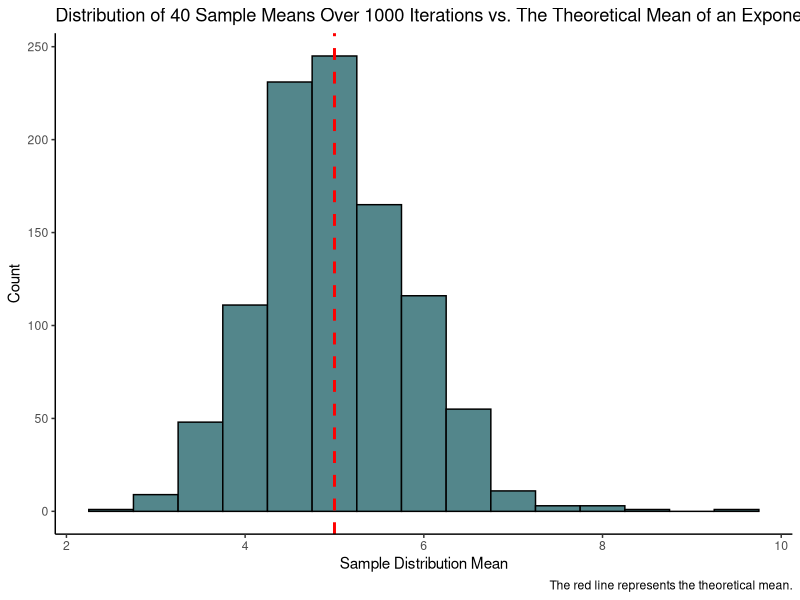
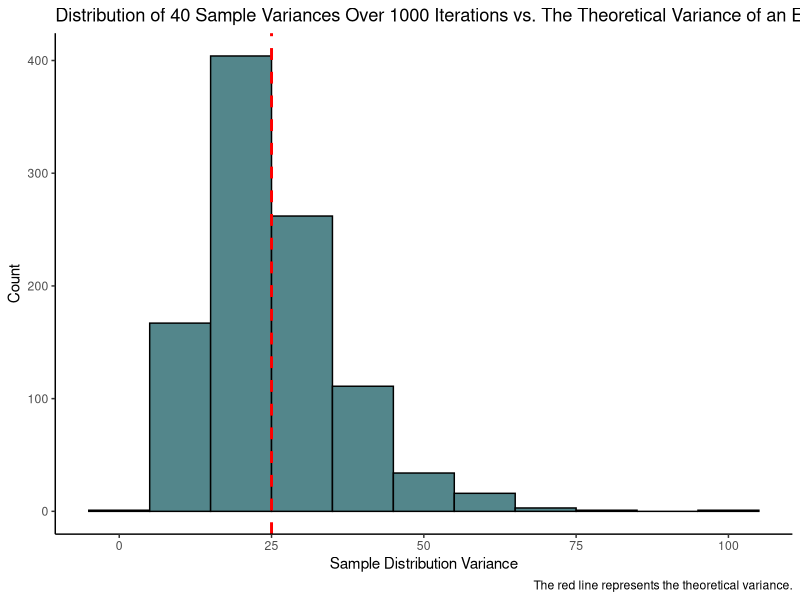
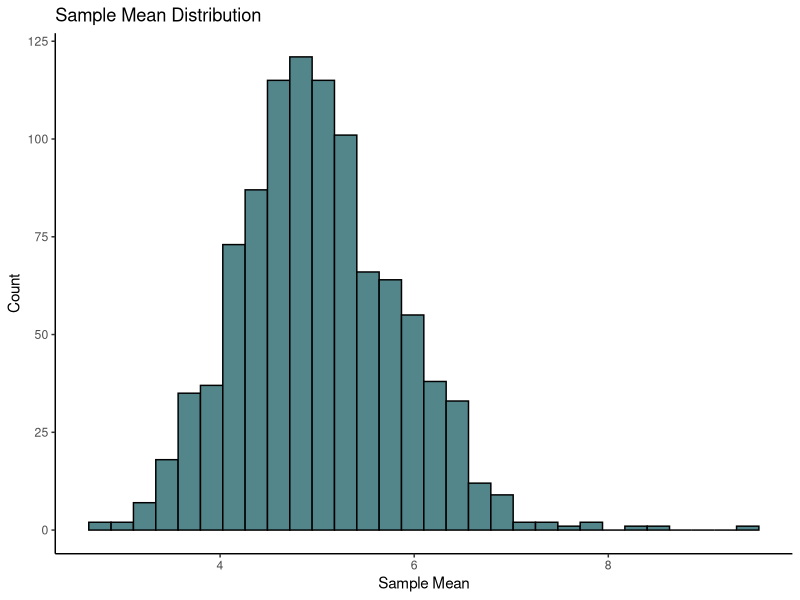

Write R code to recreate these figures, in order.
## ---- chunk 1
# set the working directory
setwd('C:\\Users\\Jed\\iCloudDrive\\Documents\\Learn\\R\\Johns Hopkins Data Science Specialization\\6 Statistical Inference\\Week 4\\Project 1')
## ---- chunk 2
# load packages
library(ggplot2)
library(dplyr)
## ---- chunk 3
# define distribution constants
lambda <-  0.2
n <-  40

# exponential distributions
bs_mean <- NULL
bs_variance <- NULL

for (i in 1:1000)
  bs_mean <- c(bs_mean, mean(rexp(n, lambda)))

for (i in 1:1000)
  bs_variance <- c(bs_variance, var(rexp(n, lambda)))
  
## ---- chunk 4
# plot sample means and compare to theoretical mean of the distribution
ggplot(data.frame(bs_mean), aes(x = bs_mean)) + 
  geom_histogram(color = 'black', fill = 'cadetblue4', binwidth = 0.5) + 
  xlab('Sample Distribution Mean') + 
  ylab('Count') + 
  labs(caption = 'The red line represents the theoretical mean.') + 
  ggtitle('Distribution of 40 Sample Means Over 1000 Iterations vs. The Theoretical Mean of an Exponential Distribution') + 
  geom_vline(xintercept = (1 / lambda), color = 'red', linetype = 'dashed', size = 1) + 
  theme_bw() + 
  theme(panel.border = element_blank(), panel.grid.major = element_blank(), panel.grid.minor = element_blank(), axis.line = element_line(colour = "black"))

# comparing means numerically
bs_mean_diff <- mean(bs_mean) - (1 / lambda)
paste('The difference between the bootstrapped mean (mean(bs_mean)) and the theoretical mean (1 / lambda) is ', round(bs_mean_diff, 4), '.', sep = '')
## ---- chunk 5
# plot sample variance and compare to theoretical variance of the distribution
ggplot(data.frame(bs_variance), aes(x = bs_variance)) + 
  geom_histogram(color = 'black', fill = 'cadetblue4', binwidth = 10) + 
  xlab('Sample Distribution Variance') + 
  ylab('Count') + 
  labs(caption = 'The red line represents the theoretical variance.') + 
  ggtitle('Distribution of 40 Sample Variances Over 1000 Iterations vs. The Theoretical Variance of an Exponential Distribution') + 
  geom_vline(xintercept = ((1 / lambda)^2), color = 'red', linetype = 'dashed', size = 1) + 
  theme_bw() + 
  theme(panel.border = element_blank(), panel.grid.major = element_blank(), panel.grid.minor = element_blank(), axis.line = element_line(colour = "black"))

# comparing means numerically
bs_mean_diff <- mean(bs_mean) - (1 / lambda)
paste('The difference between the bootstrapped variance (mean(bs_variance)) and the theoretical variance ((1 / lambda)^2) is ', round(bs_mean_diff, 4), '.', sep = '')
## ---- chunk 6
# plot sample variance and compare to theoretical variance of the distribution
ggplot(data.frame(bs_mean), aes(x = bs_mean)) + 
  geom_histogram(color = 'black', fill = 'cadetblue4') + 
  xlab('Sample Mean') + 
  ylab('Count') + 
  ggtitle('Sample Mean Distribution') + 
  theme_bw() + 
  theme(panel.border = element_blank(), panel.grid.major = element_blank(), panel.grid.minor = element_blank(), axis.line = element_line(colour = "black"))

